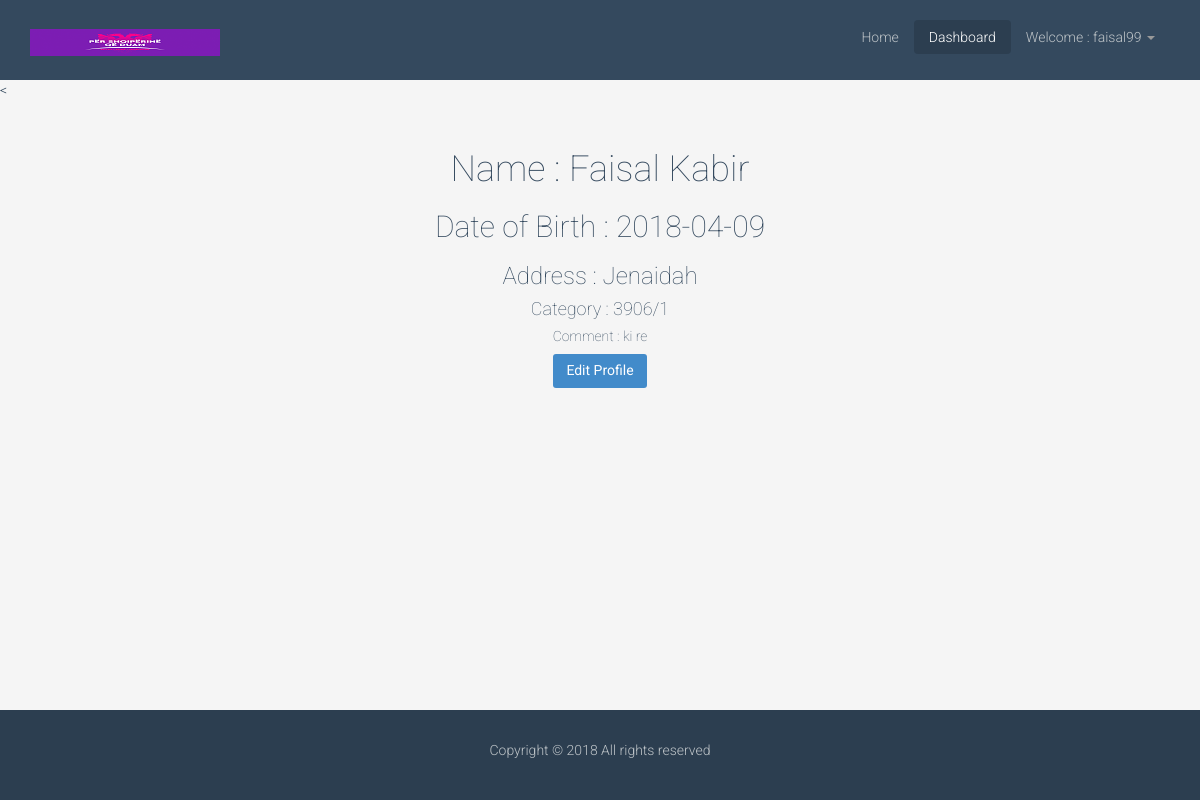
Page /dashboard.php (signed in) on the committed database.
### tables this page shows
CREATE TABLE `tbl_users` (
  `id` int(16) NOT NULL,
  `username` varchar(255) NOT NULL,
  `password` varchar(255) NOT NULL,
  `first_name` varchar(255) NOT NULL,
  `surname` varchar(255) NOT NULL,
  `date_of_birth` varchar(255) NOT NULL,
  `address` varchar(255) NOT NULL,
  `category` varchar(256) NOT NULL,
  `comment` varchar(256) NOT NULL,
  `group_id` int(16) NOT NULL DEFAULT '0',
  `business_id` int(16) NOT NULL DEFAULT '0',
  `comment_id` int(16) NOT NULL DEFAULT '0'
);

### lib/Database.php (called while the page is built, shortened)
<?php
Class Database{
	public $host   = DB_HOST;
	public $user   = DB_USER;
	public $pass   = DB_PASS;
	public $dbname = DB_NAME;
	public $link;
	private function connectDB(){
	$this->link = new mysqli($this->host, $this->user, $this->pass, $this->dbname);
 }
	public function select($query){
		$result = $this->link->query($query) or die($this->link->error.__LINE__);
		if($result->num_rows > 0){
			return $result;
		} else {
			return false;
		}
	}
}

### lib/Session.php (called while the page is built, shortened)
<?php
	class Session
	{
		public static function get($key){
			if(isset($_SESSION[$key])){
				return $_SESSION[$key];
		}else{
			return false;
		}
	}
}
 ?>

### dashboard.php (the view, shortened to what this page needs)
<?php include 'inc/header.php';?>
 <?php
   $id = Session::get('userId');
  ?>
<
<section class="homepage">
<div class="container">
            <div class="row">
        <div class="col-md-12">
        <?php
                $query = "select * from tbl_users where id='$id'";
                $singleuser = $db->select($query);
                if($singleuser){
                while ($result = $singleuser->fetch_assoc()) {
                ?>
      <center><h1>Name : <?php echo $result['first_name'].' '.$result['surname']; ?></h1></center>
      <center><h2>Date of Birth : <?php echo $result['date_of_birth']; ?></h2></center>
      <center><h3>Address : <?php echo $result['address']; ?></h2></center>
      <center><h4>Category : <?php echo $result['category']; ?></h2></center>
      <center><h5>Comment : <?php echo $result['comment']; ?></h2></center>
      <?php } } ?>
      </div>
      </div>
        </div>
    <div class="container">
            <div class="row">
               <center> <button type="submit" onclick="location.href = 'editprofile.php'" class="btn btn-primary">Edit Profile</button></center>
            </div>
      </div>
    </section>
<?php include 'inc/footer.php';?>

### css/main.css (style rules this page uses)
body { padding-top: 80px; color: #34495e; background: #f5f5f5; font-family: 'Roboto', sans-serif; font-weight: 300; }
h1, h2, h3, h4, h5, h6 { font-family: 'Roboto', sans-serif; font-weight: 400; }
.btn { font-weight: 400; }
.row > div { margin-bottom: 10px; }
html, body { margin:0; height:100%; }
.homepage { margin:30px 0px; }
article, aside, details, figcaption, figure, footer, header, hgroup, main, menu, nav, section, summary { display: block; }
* { box-sizing: border-box; }
.container { padding-right: 15px; padding-left: 15px; margin-right: auto; margin-left: auto; }
.row { margin-right: -15px; margin-left: -15px; }
.col-lg-1, .col-lg-10, .col-lg-11, .col-lg-12, .col-lg-2, .col-lg-3, .col-lg-4, .col-lg-5, .col-lg-6, .col-lg-7, .col-lg-8, .col-lg-9, .col-md-1, .col-md-10, .col-md-11, .col-md-12, .col-md-2, .col-md-3, .col-md-4, .col-md-5, .col-md-6, .col-md-7, .col-md-8, .col-md-9, .col-sm-1, .col-sm-10, .col-sm-11, .col-sm-12, .col-sm-2, .col-sm-3, .col-sm-4, .col-sm-5, .col-sm-6, .col-sm-7, .col-sm-8, .col-sm-9, .col-xs-1, .col-xs-10, .col-xs-11, .col-xs-12, .col-xs-2, .col-xs-3, .col-xs-4, .col-xs-5, .col-xs-6, .col-xs-7, .col-xs-8, .col-xs-9 { position: relative; min-height: 1px; padding-right: 15px; padding-left: 15px; }
h1 { margin-top: 0.67em; margin-right: 0px; margin-bottom: 0.67em; margin-left: 0px; font-size: 30px; }
.h1, .h2, .h3, .h4, .h5, .h6, h1, h2, h3, h4, h5, h6 { font-family: inherit; font-weight: 500; line-height: 1.1; color: inherit; }
.h1, .h2, .h3, h1, h2, h3 { margin-top: 20px; margin-bottom: 10px; }
.h1, h1 { font-size: 36px; }
h1, h2, h3, h4, h5, h6 { font-weight: 100; }
.btn { display: inline-block; padding-top: 6px; padding-right: 12px; padding-bottom: 6px; padding-left: 12px; margin-bottom: 0px; font-size: 14px; font-weight: 400; line-height: 1.42857; text-align: center; white-space: nowrap; vertical-align: middle; touch-action: manipulation; cursor: pointer; user-select: none; background-image: none; border-top-width: 1px; border-right-width: 1px; border-bottom-width: 1px; border-left-width: 1px; border-top-style: solid; border-right-style: solid; border-bottom-style: solid; border-left-style: solid; border-top-color: transparent; border-right-color: transparent; border-bottom-color: transparent; border-left-color: transparent; border-image-source: initial; border-image-slice: initial; border-image-width: initial; border-image-outset: initial; border-image-repeat: initial; border-top-left-radius: 3px; border-top-right-radius: 3px; border-bottom-right-radius: 3px; border-bottom-left-radius: 3px; }

### rows in the picture
tbl_users: first_name "Faisal", surname "Kabir", date_of_birth "2018-04-09", address "Jenaidah", category "3906/1", comment "ki re"

### other values in the picture
Session::get('username') "faisal99"
